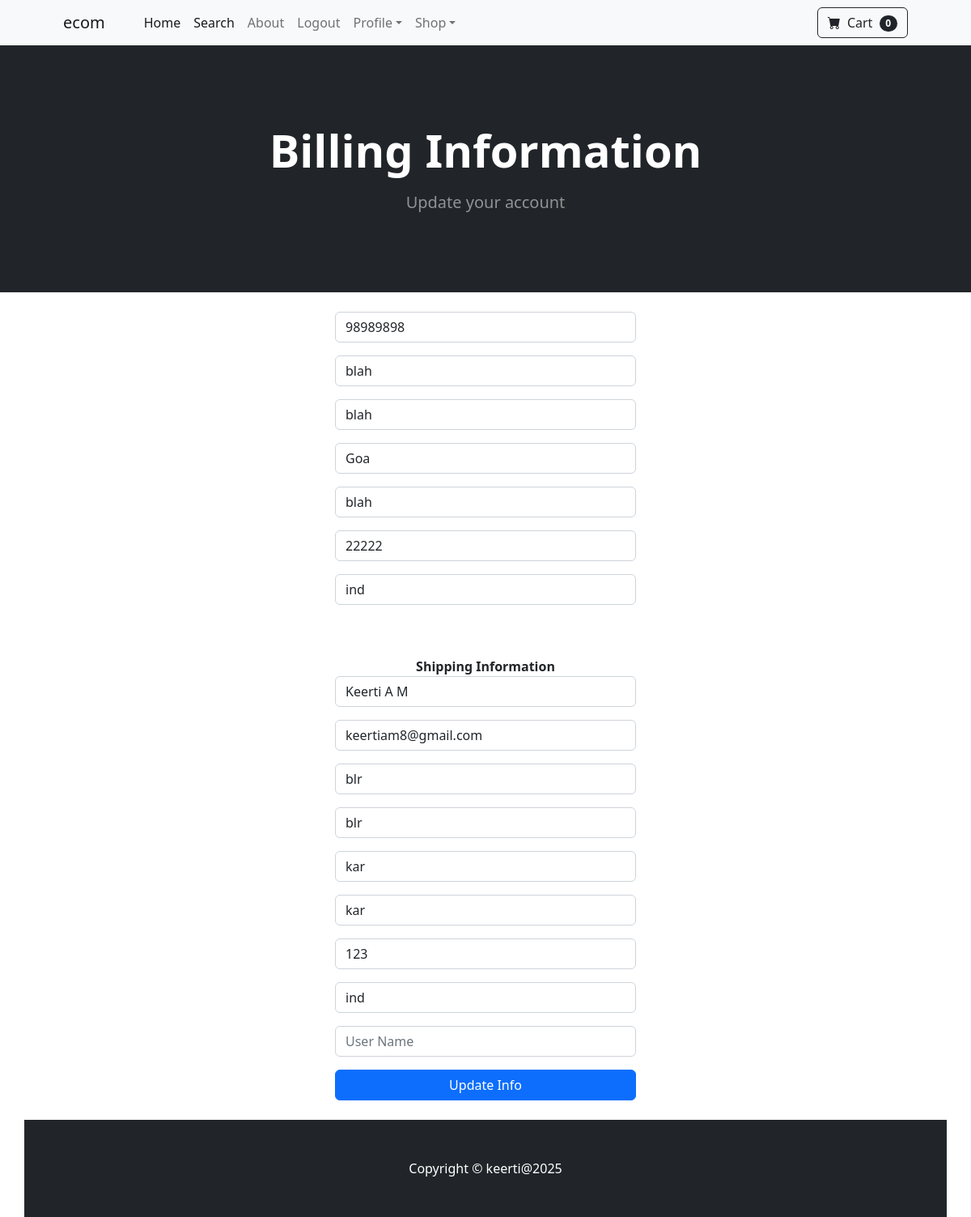
Screenshot of /update_info/ (signed in) with the database file from the repository.
### store/models.py (models this page shows, shortened)
class Profile(models.Model):
    user = models.OneToOneField(User, on_delete=models.CASCADE)
    date_modified = models.DateTimeField(User,auto_now=True)
    phone = models.CharField(max_length=10, blank=True)
    address1 = models.CharField(max_length=255, blank=True)
    address2 = models.CharField(max_length=255, blank=True)
    city = models.CharField(max_length=100, blank=True)
    state = models.CharField(max_length=100, blank=True)
    zip_code = models.CharField(max_length=10, blank=True)
    country = models.CharField(max_length=100, blank=True)
    old_cart = models.CharField(max_length=100, blank=True, null=True)

### payment/models.py (models this page shows, shortened)
class ShippingAddress(models.Model):
    user = models.ForeignKey(User, on_delete=models.CASCADE, null=True, blank=True)
    full_name = models.CharField(max_length=255)
    email = models.EmailField(max_length=255)
    address_line1 = models.CharField(max_length=255)
    address_line2 = models.CharField(max_length=255, blank=True)
    city = models.CharField(max_length=100)
    state = models.CharField(max_length=100, blank=True)
    zipcode = models.CharField(max_length=20,blank=True)
    country = models.CharField(max_length=100)
    class Meta:
        verbose_name_plural = "Shipping Addresses"

### store/views.py (the view)
# urls.py: path('update_info/', views.update_info, name='update_info'),
def update_info(request):
    if request.user.is_authenticated:
        current_user = Profile.objects.get(user__id=request.user.id)
        shipping_user, created = ShippingAddress.objects.get_or_create(user__id=request.user.id)
        form = UserInfoForm(request.POST or None, instance=current_user)
        shipping_form = ShippingAddressForm(request.POST or None, instance=shipping_user)
        if form.is_valid() and shipping_form.is_valid():
            form.save()
            shipping_form.save()
            messages.success(request, "Profile info has been updated successfully")
            return redirect('store:home')
        return render(request, "update_info.html", {'form': form, 'shippingAddress_form': shipping_form })
    else:
        messages.error(request, "You need to be logged in to update your profile")
        return redirect('store:login')

### store/forms.py
class UserInfoForm(forms.ModelForm):
    phone = forms.CharField(label="", widget=forms.TextInput(attrs={'class':'form-control', 'placeholder':'phone'}), required=False)
    address1 = forms.CharField(label="", widget=forms.TextInput(attrs={'class':'form-control', 'placeholder':'address'}), required=False)
    address2 = forms.CharField(label="", widget=forms.TextInput(attrs={'class':'form-control', 'placeholder':'address'}), required=False)
    city = forms.CharField(label="", widget=forms.TextInput(attrs={'class':'form-control', 'placeholder':'city'}), required=False)
    state = forms.CharField(label="", widget=forms.TextInput(attrs={'class':'form-control', 'placeholder':'state'}), required=False)
    zip_code = forms.CharField(label="", widget=forms.TextInput(attrs={'class':'form-control', 'placeholder':'zip'}), required=False)
    country = forms.CharField(label="", widget=forms.TextInput(attrs={'class':'form-control', 'placeholder':'country'}), required=False)
    class Meta:
        model = Profile
        fields = ('phone', 'address1', 'address2', 'city', 'state', 'zip_code', 'country')

### cart/cart.py (called while the page is built)
    def __len__(self):
        return len(self.cart)

### cart/context_processors.py (called while the page is built)
def cart_length(request):
    cart = Cart(request)
    return {'cart_length': cart.__len__()}

### store/templates/update_info.html (shortened to what this page needs)
{% extends 'base.html' %}
{% block content %}
<header class="bg-dark py-5 mb-4">
    <div class="container px-4 px-lg-5 my-5">
        <div class="text-center text-white">
            <h1 class="display-4 fw-bolder mb-3">Billing Information</h1>
            <p class="lead fw-normal text-white-50 mb-0">Update your account</p>
        </div>
    </div>
</header>
<div class ="container">
    <div class="row">
        <center>
            <div class="col-8 col-md-6 col-lg-4">
                <form method="post" action="{% url 'store:update_info' %}">
                    {{ form.as_p }}
                    <br/><br/>
                    <strong>Shipping Information</strong>
                    {{ shippingAddress_form.as_p }}
                    <button type="submit" class="btn btn-primary w-100">Update Info</button>
                <br/><br/>
                </form>
            </div>
            </center>
{% endblock %}

### rows the page displays
Profile: phone "98989898", address1 "blah", address2 "blah", city "Goa", state "blah", zip_code "22222", country "ind"
ShippingAddress: full_name "Keerti A M", email "keertiam8@gmail.com", address_line1 "blr", address_line2 "blr", city "kar", state "kar", zipcode "123", country "ind"

### other values shown
{{ cart_length }} "0"
